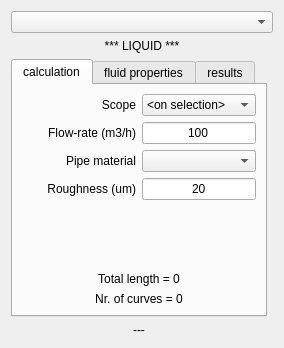
<?xml version="1.0" encoding="UTF-8"?>
<ui version="4.0">
 <class>Dialog</class>
 <widget class="QDialog" name="Dialog">
  <property name="geometry">
   <rect>
    <x>0</x>
    <y>0</y>
    <width>284</width>
    <height>348</height>
   </rect>
  </property>
  <property name="windowTitle">
   <string>Dp calculator</string>
  </property>
  <layout class="QGridLayout" name="gridLayout_4">
   <item row="3" column="0">
    <widget class="QTabWidget" name="tabWidget">
     <property name="sizePolicy">
      <sizepolicy hsizetype="Expanding" vsizetype="Expanding">
       <horstretch>0</horstretch>
       <verstretch>0</verstretch>
      </sizepolicy>
     </property>
     <property name="currentIndex">
      <number>0</number>
     </property>
     <widget class="QWidget" name="tabCalc">
      <attribute name="title">
       <string>calculation</string>
      </attribute>
      <layout class="QGridLayout" name="gridLayout">
       <item row="14" column="0" colspan="2">
        <widget class="QLabel" name="labCurves">
         <property name="text">
          <string>Nr. of curves = 0</string>
         </property>
         <property name="alignment">
          <set>Qt::AlignCenter</set>
         </property>
        </widget>
       </item>
       <item row="9" column="0">
        <widget class="QLabel" name="label_2">
         <property name="sizePolicy">
          <sizepolicy hsizetype="MinimumExpanding" vsizetype="Preferred">
           <horstretch>0</horstretch>
           <verstretch>0</verstretch>
          </sizepolicy>
         </property>
         <property name="text">
          <string>Roughness (um)</string>
         </property>
         <property name="alignment">
          <set>Qt::AlignRight|Qt::AlignTrailing|Qt::AlignVCenter</set>
         </property>
        </widget>
       </item>
       <item row="7" column="1">
        <widget class="QLineEdit" name="editFlow">
         <property name="sizePolicy">
          <sizepolicy hsizetype="Expanding" vsizetype="Fixed">
           <horstretch>0</horstretch>
           <verstretch>0</verstretch>
          </sizepolicy>
         </property>
         <property name="minimumSize">
          <size>
           <width>0</width>
           <height>0</height>
          </size>
         </property>
         <property name="text">
          <string>100</string>
         </property>
         <property name="alignment">
          <set>Qt::AlignCenter</set>
         </property>
        </widget>
       </item>
       <item row="9" column="1">
        <widget class="QLineEdit" name="editRough">
         <property name="sizePolicy">
          <sizepolicy hsizetype="Expanding" vsizetype="Fixed">
           <horstretch>0</horstretch>
           <verstretch>0</verstretch>
          </sizepolicy>
         </property>
         <property name="minimumSize">
          <size>
           <width>0</width>
           <height>0</height>
          </size>
         </property>
         <property name="text">
          <string>20</string>
         </property>
         <property name="alignment">
          <set>Qt::AlignCenter</set>
         </property>
        </widget>
       </item>
       <item row="7" column="0">
        <widget class="QLabel" name="labQ">
         <property name="sizePolicy">
          <sizepolicy hsizetype="MinimumExpanding" vsizetype="Preferred">
           <horstretch>0</horstretch>
           <verstretch>0</verstretch>
          </sizepolicy>
         </property>
         <property name="text">
          <string>Flow-rate (m3/h)</string>
         </property>
         <property name="alignment">
          <set>Qt::AlignRight|Qt::AlignTrailing|Qt::AlignVCenter</set>
         </property>
        </widget>
       </item>
       <item row="13" column="0" colspan="2">
        <widget class="QLabel" name="labLength">
         <property name="text">
          <string>Total length = 0</string>
         </property>
         <property name="alignment">
          <set>Qt::AlignCenter</set>
         </property>
        </widget>
       </item>
       <item row="3" column="0">
        <widget class="QLabel" name="label_3">
         <property name="sizePolicy">
          <sizepolicy hsizetype="MinimumExpanding" vsizetype="Preferred">
           <horstretch>0</horstretch>
           <verstretch>0</verstretch>
          </sizepolicy>
         </property>
         <property name="text">
          <string>Scope</string>
         </property>
         <property name="alignment">
          <set>Qt::AlignRight|Qt::AlignTrailing|Qt::AlignVCenter</set>
         </property>
        </widget>
       </item>
       <item row="3" column="1">
        <widget class="QComboBox" name="comboWhat">
         <property name="sizePolicy">
          <sizepolicy hsizetype="Expanding" vsizetype="Fixed">
           <horstretch>0</horstretch>
           <verstretch>0</verstretch>
          </sizepolicy>
         </property>
         <property name="minimumSize">
          <size>
           <width>0</width>
           <height>0</height>
          </size>
         </property>
         <item>
          <property name="text">
           <string>&lt;on selection&gt;</string>
          </property>
         </item>
        </widget>
       </item>
       <item row="11" column="0">
        <spacer name="verticalSpacer">
         <property name="orientation">
          <enum>Qt::Vertical</enum>
         </property>
         <property name="sizeHint" stdset="0">
          <size>
           <width>20</width>
           <height>40</height>
          </size>
         </property>
        </spacer>
       </item>
       <item row="8" column="0">
        <widget class="QLabel" name="labRugh">
         <property name="text">
          <string>Pipe material</string>
         </property>
         <property name="alignment">
          <set>Qt::AlignRight|Qt::AlignTrailing|Qt::AlignVCenter</set>
         </property>
        </widget>
       </item>
       <item row="8" column="1">
        <widget class="QComboBox" name="comboMat"/>
       </item>
      </layout>
     </widget>
     <widget class="QWidget" name="tabFluid">
      <attribute name="title">
       <string>fluid properties</string>
      </attribute>
      <layout class="QGridLayout" name="gridLayout_2">
       <item row="4" column="0">
        <widget class="QLabel" name="label_8">
         <property name="sizePolicy">
          <sizepolicy hsizetype="Maximum" vsizetype="Preferred">
           <horstretch>0</horstretch>
           <verstretch>0</verstretch>
          </sizepolicy>
         </property>
         <property name="text">
          <string>Density (kg/m3)</string>
         </property>
        </widget>
       </item>
       <item row="6" column="0">
        <widget class="QRadioButton" name="radioLiquid">
         <property name="enabled">
          <bool>true</bool>
         </property>
         <property name="sizePolicy">
          <sizepolicy hsizetype="Maximum" vsizetype="Fixed">
           <horstretch>0</horstretch>
           <verstretch>0</verstretch>
          </sizepolicy>
         </property>
         <property name="text">
          <string>liquid</string>
         </property>
         <property name="checked">
          <bool>true</bool>
         </property>
        </widget>
       </item>
       <item row="1" column="0">
        <widget class="QLabel" name="label_6">
         <property name="sizePolicy">
          <sizepolicy hsizetype="MinimumExpanding" vsizetype="Preferred">
           <horstretch>0</horstretch>
           <verstretch>0</verstretch>
          </sizepolicy>
         </property>
         <property name="text">
          <string>T (°C)</string>
         </property>
         <property name="alignment">
          <set>Qt::AlignLeading|Qt::AlignLeft|Qt::AlignVCenter</set>
         </property>
        </widget>
       </item>
       <item row="5" column="0">
        <widget class="QLabel" name="label_9">
         <property name="sizePolicy">
          <sizepolicy hsizetype="Maximum" vsizetype="Preferred">
           <horstretch>0</horstretch>
           <verstretch>0</verstretch>
          </sizepolicy>
         </property>
         <property name="text">
          <string>Viscosity (cP)</string>
         </property>
        </widget>
       </item>
       <item row="4" column="1">
        <widget class="QLineEdit" name="editDensity">
         <property name="enabled">
          <bool>false</bool>
         </property>
         <property name="sizePolicy">
          <sizepolicy hsizetype="Maximum" vsizetype="Fixed">
           <horstretch>0</horstretch>
           <verstretch>0</verstretch>
          </sizepolicy>
         </property>
         <property name="text">
          <string>0</string>
         </property>
         <property name="alignment">
          <set>Qt::AlignCenter</set>
         </property>
        </widget>
       </item>
       <item row="5" column="1">
        <widget class="QLineEdit" name="editViscosity">
         <property name="enabled">
          <bool>false</bool>
         </property>
         <property name="sizePolicy">
          <sizepolicy hsizetype="Maximum" vsizetype="Fixed">
           <horstretch>0</horstretch>
           <verstretch>0</verstretch>
          </sizepolicy>
         </property>
         <property name="text">
          <string>0</string>
         </property>
         <property name="alignment">
          <set>Qt::AlignCenter</set>
         </property>
        </widget>
       </item>
       <item row="6" column="1">
        <widget class="QRadioButton" name="radioGas">
         <property name="enabled">
          <bool>true</bool>
         </property>
         <property name="sizePolicy">
          <sizepolicy hsizetype="Maximum" vsizetype="Fixed">
           <horstretch>0</horstretch>
           <verstretch>0</verstretch>
          </sizepolicy>
         </property>
         <property name="text">
          <string>gas/vapour</string>
         </property>
        </widget>
       </item>
       <item row="2" column="1">
        <widget class="QLineEdit" name="editPressure">
         <property name="sizePolicy">
          <sizepolicy hsizetype="Expanding" vsizetype="Fixed">
           <horstretch>0</horstretch>
           <verstretch>0</verstretch>
          </sizepolicy>
         </property>
         <property name="minimumSize">
          <size>
           <width>0</width>
           <height>0</height>
          </size>
         </property>
         <property name="text">
          <string>1</string>
         </property>
         <property name="alignment">
          <set>Qt::AlignCenter</set>
         </property>
        </widget>
       </item>
       <item row="1" column="1">
        <widget class="QLineEdit" name="editTemperature">
         <property name="sizePolicy">
          <sizepolicy hsizetype="Expanding" vsizetype="Fixed">
           <horstretch>0</horstretch>
           <verstretch>0</verstretch>
          </sizepolicy>
         </property>
         <property name="minimumSize">
          <size>
           <width>0</width>
           <height>0</height>
          </size>
         </property>
         <property name="text">
          <string>20</string>
         </property>
         <property name="alignment">
          <set>Qt::AlignCenter</set>
         </property>
        </widget>
       </item>
       <item row="0" column="0" colspan="2">
        <widget class="QLabel" name="labName">
         <property name="sizePolicy">
          <sizepolicy hsizetype="Minimum" vsizetype="MinimumExpanding">
           <horstretch>0</horstretch>
           <verstretch>0</verstretch>
          </sizepolicy>
         </property>
         <property name="text">
          <string>Name</string>
         </property>
         <property name="alignment">
          <set>Qt::AlignCenter</set>
         </property>
        </widget>
       </item>
       <item row="2" column="0">
        <widget class="QLabel" name="label_7">
         <property name="sizePolicy">
          <sizepolicy hsizetype="MinimumExpanding" vsizetype="Preferred">
           <horstretch>0</horstretch>
           <verstretch>0</verstretch>
          </sizepolicy>
         </property>
         <property name="text">
          <string>P abs. (bar)</string>
         </property>
         <property name="alignment">
          <set>Qt::AlignLeading|Qt::AlignLeft|Qt::AlignVCenter</set>
         </property>
        </widget>
       </item>
      </layout>
     </widget>
     <widget class="QWidget" name="tab">
      <attribute name="title">
       <string>results</string>
      </attribute>
      <layout class="QGridLayout" name="gridLayout_3">
       <item row="0" column="0">
        <widget class="QTextEdit" name="editResults">
         <property name="lineWrapMode">
          <enum>QTextEdit::NoWrap</enum>
         </property>
        </widget>
       </item>
       <item row="1" column="0">
        <widget class="QPushButton" name="butExport">
         <property name="text">
          <string>Export</string>
         </property>
        </widget>
       </item>
      </layout>
     </widget>
    </widget>
   </item>
   <item row="0" column="0" colspan="2">
    <widget class="QComboBox" name="comboFluid">
     <property name="sizePolicy">
      <sizepolicy hsizetype="Expanding" vsizetype="Fixed">
       <horstretch>0</horstretch>
       <verstretch>0</verstretch>
      </sizepolicy>
     </property>
     <property name="minimumSize">
      <size>
       <width>0</width>
       <height>0</height>
      </size>
     </property>
    </widget>
   </item>
   <item row="1" column="0" colspan="2">
    <widget class="QLabel" name="labState">
     <property name="text">
      <string>*** LIQUID ***</string>
     </property>
     <property name="alignment">
      <set>Qt::AlignCenter</set>
     </property>
    </widget>
   </item>
   <item row="7" column="0">
    <widget class="QLabel" name="labResult">
     <property name="sizePolicy">
      <sizepolicy hsizetype="Expanding" vsizetype="Preferred">
       <horstretch>0</horstretch>
       <verstretch>0</verstretch>
      </sizepolicy>
     </property>
     <property name="minimumSize">
      <size>
       <width>0</width>
       <height>0</height>
      </size>
     </property>
     <property name="font">
      <font>
       <pointsize>9</pointsize>
      </font>
     </property>
     <property name="text">
      <string>---</string>
     </property>
     <property name="alignment">
      <set>Qt::AlignCenter</set>
     </property>
    </widget>
   </item>
  </layout>
 </widget>
 <tabstops>
  <tabstop>editFlow</tabstop>
  <tabstop>editRough</tabstop>
  <tabstop>comboFluid</tabstop>
  <tabstop>comboWhat</tabstop>
  <tabstop>tabWidget</tabstop>
  <tabstop>editTemperature</tabstop>
  <tabstop>editPressure</tabstop>
  <tabstop>radioLiquid</tabstop>
  <tabstop>radioGas</tabstop>
  <tabstop>editDensity</tabstop>
  <tabstop>editViscosity</tabstop>
  <tabstop>editResults</tabstop>
  <tabstop>butExport</tabstop>
 </tabstops>
 <resources/>
 <connections/>
</ui>
